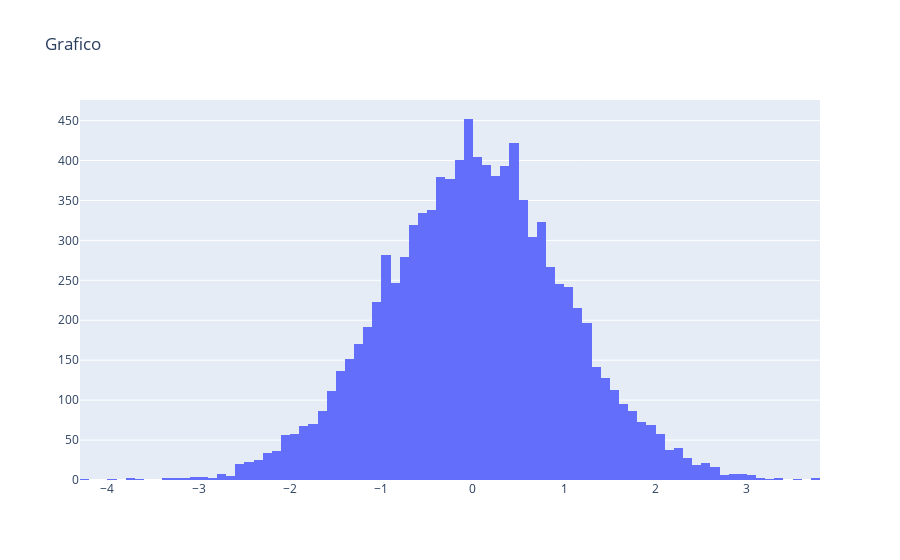

Notebook cell for this chart:
### Code cell
trace = go.Histogram(x=np.random.randn(10000))
data = np.random.randn(100)
layout = go.Layout(title='Grafico')
fig = go.Figure(data=[trace], layout=layout)
pyo.iplot(fig)

### Figure 1 — Plotly figure (JSON) as saved in the notebook; plotly's stock layout.template omitted (floating-point values rounded to 4 significant figures; data arrays with more than 128 entries replaced by an {"elided": "..."} marker saying what was removed)
{"data": [{"type": "histogram", "x": {"elided": "10000 float values"}}], "layout": {"title": {"text": "Grafico"}}}
